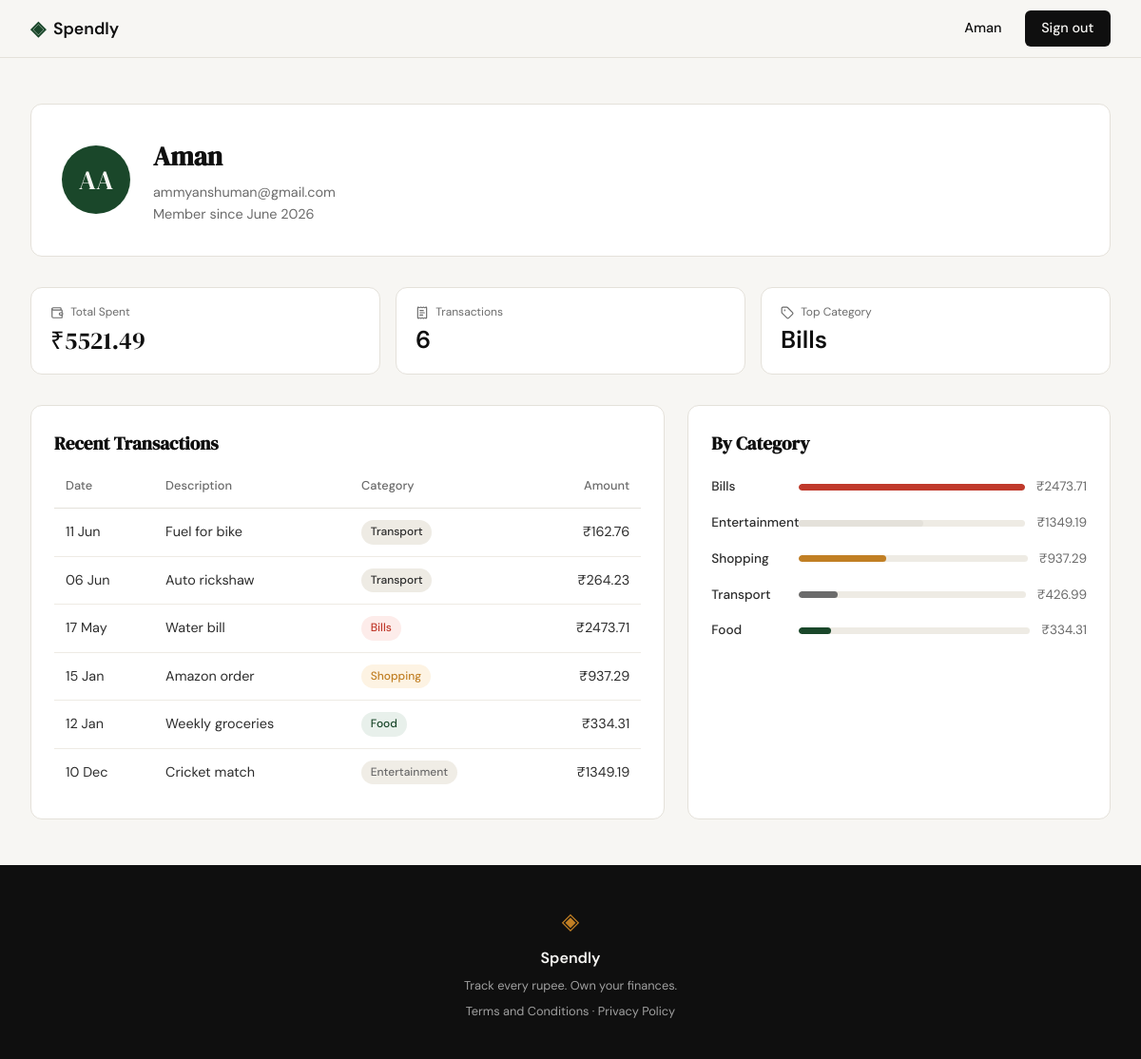
/profile (signed in), run on the app's committed database.
### tables this page shows
CREATE TABLE users (
            id            INTEGER PRIMARY KEY AUTOINCREMENT,
            name          TEXT    NOT NULL,
            email         TEXT    UNIQUE NOT NULL,
            password_hash TEXT    NOT NULL,
            created_at    TEXT    DEFAULT (datetime('now'))
        );

CREATE TABLE expenses (
            id          INTEGER PRIMARY KEY AUTOINCREMENT,
            user_id     INTEGER NOT NULL REFERENCES users(id),
            amount      REAL    NOT NULL,
            category    TEXT    NOT NULL,
            date        TEXT    NOT NULL,
            description TEXT,
            created_at  TEXT    DEFAULT (datetime('now'))
        );

### app.py (the view)
@app.route("/profile")
def profile():
    if not session.get("user_id"):
        return redirect(url_for("login"))
    user = get_user_by_id(session["user_id"])
    if user is None:
        session.clear()
        return redirect(url_for("login"))
    stats        = get_summary_stats(session["user_id"])
    transactions = get_recent_transactions(session["user_id"])
    categories   = get_category_breakdown(session["user_id"])
    return render_template(
        "profile.html",
        user=user,
        stats=stats,
        transactions=transactions,
        categories=categories,
    )

### database/db.py (called while the page is built)
def get_db():
    conn = sqlite3.connect(DB_PATH)
    conn.row_factory = sqlite3.Row
    conn.execute("PRAGMA foreign_keys = ON")
    return conn

### database/queries.py (called while the page is built)
def get_user_by_id(user_id):
    conn = get_db()
    row = conn.execute(
        "SELECT name, email, created_at FROM users WHERE id = ?", (user_id,)
    ).fetchone()
    conn.close()
    if row is None:
        return None
    dt = datetime.strptime(row["created_at"][:10], "%Y-%m-%d")
    return {
        "name": row["name"],
        "email": row["email"],
        "member_since": dt.strftime("%B %Y"),
    }

def get_summary_stats(user_id):
    conn = get_db()
    row = conn.execute(
        "SELECT COALESCE(SUM(amount), 0) AS total, COUNT(*) AS cnt FROM expenses WHERE user_id = ?",
        (user_id,),
    ).fetchone()
    top = conn.execute(
        "SELECT category FROM expenses WHERE user_id = ? GROUP BY category ORDER BY SUM(amount) DESC LIMIT 1",
        (user_id,),
    ).fetchone()
    conn.close()
    return {
        "total_spent": f"₹{row['total']:.2f}",
        "transaction_count": row["cnt"],
        "top_category": top["category"] if top else "—",
    }

def get_recent_transactions(user_id, limit=10):
    conn = get_db()
    rows = conn.execute(
        "SELECT date, description, category, amount FROM expenses WHERE user_id = ? ORDER BY date DESC LIMIT ?",
        (user_id, limit),
    ).fetchall()
    conn.close()
    result = []
    for r in rows:
        dt = datetime.strptime(r["date"], "%Y-%m-%d")
        result.append({
            "date": dt.strftime("%d %b"),
            "description": r["description"],
            "category": r["category"],
            "amount": f"₹{r['amount']:.2f}",
        })
    return result

def get_category_breakdown(user_id):
    conn = get_db()
    rows = conn.execute(
        "SELECT category AS name, SUM(amount) AS total FROM expenses WHERE user_id = ? GROUP BY category ORDER BY total DESC",
        (user_id,),
    ).fetchall()
    conn.close()
    if not rows:
        return []
    max_total = rows[0]["total"]
    return [
        {
            "name": r["name"],
            "amount": f"₹{r['total']:.2f}",
            "pct": round(r["total"] / max_total * 100),
        }
        for r in rows
    ]

### templates/profile.html (shortened to what this page needs)
{% extends "base.html" %}
{% block content %}
<div class="profile-page">
    <div class="profile-header-card">
        <div class="profile-avatar">
            {{ user.name.split()[0][0] | upper }}{{ user.name.split()[-1][0] | upper }}
        </div>
        <div class="profile-user-meta">
            <h1>{{ user.name }}</h1>
            <p>{{ user.email }}</p>
            <p>Member since {{ user.member_since }}</p>
        </div>
    </div>
    <div class="profile-stats">
        <div class="mock-stat-card">
            <div class="mock-stat-label">
                <i data-lucide="wallet" class="stat-icon"></i> Total Spent
            </div>
            <div class="mock-stat-value">{{ stats.total_spent }}</div>
        </div>
        <div class="mock-stat-card">
            <div class="mock-stat-label">
                <i data-lucide="receipt-text" class="stat-icon"></i> Transactions
            </div>
            <div class="mock-stat-value mock-stat-value-plain">{{ stats.transaction_count }}</div>
        </div>
        <div class="mock-stat-card">
            <div class="mock-stat-label">
                <i data-lucide="tag" class="stat-icon"></i> Top Category
            </div>
            <div class="mock-stat-value mock-stat-value-plain">{{ stats.top_category }}</div>
        </div>
    </div>
    <div class="profile-body">
        <div class="profile-table">
            <h2>Recent Transactions</h2>
            <table>
                <thead>
                    <tr>
                        <th>Date</th>
                        <th>Description</th>
                        <th>Category</th>
                        <th>Amount</th>
                    </tr>
                </thead>
                <tbody>
                    {% for t in transactions %}
                    <tr>
                        <td>{{ t.date }}</td>
                        <td>{{ t.description }}</td>
                        <td>
                            <span class="cat-badge cat-{{ t.category | lower }}">{{ t.category }}</span>
                        </td>
                        <td>{{ t.amount }}</td>
                    </tr>
                    {% endfor %}
                </tbody>
            </table>
        </div>
        <div class="profile-categories">
            <h2>By Category</h2>
            {% for c in categories %}
            <div class="profile-cat-row">
                <span class="profile-cat-name">{{ c.name }}</span>
                <div class="mock-bar-track">
                    <div class="mock-bar-fill cat-fill-{{ c.name | lower }}" style="width: {{ c.pct }}%"></div>
                </div>
                <span class="profile-cat-amount">{{ c.amount }}</span>
            </div>
            {% endfor %}
        </div>
    </div>
</div>
{% endblock %}

### templates/base.html (shortened to what this page needs)
<!DOCTYPE html>
<html lang="en">
<head>
    <link rel="stylesheet" href="{{ url_for('static', filename='css/style.css') }}">
</head>
<body>
    <nav class="navbar">
        <div class="nav-inner">
            <a href="{{ url_for('landing') }}" class="nav-brand">
                <span class="brand-icon">◈</span>
                <span class="brand-name">Spendly</span>
            </a>
            <div class="nav-links">
                {% if session.get("user_id") %}
                    <span class="nav-user">{{ session.get("user_name") }}</span>
                    <a href="{{ url_for('logout') }}" class="nav-cta">Sign out</a>
                {% else %}
                    <a href="{{ url_for('login') }}">Sign in</a>
                    <a href="{{ url_for('register') }}" class="nav-cta">Get started</a>
                {% endif %}
            </div>
        </div>
    </nav>
    <main class="main-content">
        {% block content %}{% endblock %}
    </main>
    <footer class="footer">
        <div class="footer-inner">
            <span class="brand-icon">◈</span>
            <span class="footer-name">Spendly</span>
            <p class="footer-copy">Track every rupee. Own your finances.</p>
            <p class="footer-links"><a href="{{ url_for('terms') }}">Terms and Conditions</a> · <a href="{{ url_for('privacy') }}">Privacy Policy</a></p>
        </div>
    </footer>
</body>
</html>

### data on the page
users: get "Aman", name "A", name "Aman", email "ammyanshuman@gmail.com"
expenses: top_category "Bills", date "17 May", description "Water bill", category "Bills", amount "₹2473.71"
expenses: date "11 Jun", description "Fuel for bike", category "Transport", amount "₹162.76"
expenses: date "06 Jun", description "Auto rickshaw", category "Transport", amount "₹264.23"
expenses: date "15 Jan", description "Amazon order", category "Shopping", amount "₹937.29"
expenses: date "12 Jan", description "Weekly groceries", category "Food", amount "₹334.31"
expenses: date "10 Dec", description "Cricket match", category "Entertainment", amount "₹1349.19"

### other printed values
{{ user.member_since }} "June 2026"
{{ stats.total_spent }} "₹5521.49"
{{ stats.transaction_count }} "6"
{{ c.name }} "Bills" "Entertainment" "Shopping" "Transport" "Food"
{{ c.amount }} "₹2473.71" "₹1349.19" "₹937.29" "₹426.99" "₹334.31"
